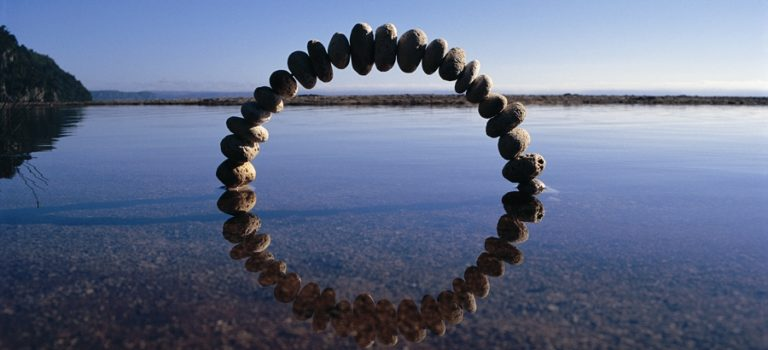
#> input picture 2-Resim_Yazdırma_Kaydetme/resim.jpg, 768 x 350 px
$ python 'resim_kaydetme_yazdırma.py'
#> lines starting #> are read from the running program, lines starting #| are printed output that depends on the picture
import cv2
import numpy as np

# author: @harunlakodla (Harun KURT)

#burada biz kendi local yerimizden yani kodun kayıtlı oldugu yerden
# resim okuma işlemi yapmaktayız
resim=cv2.imread('resim.jpg',#1. parametre olarak keni localdeki resmi
                 #mimizi yazıoyoruz
                 0)#burada ise 0-1 girmemizin sebebi ise rengimizi
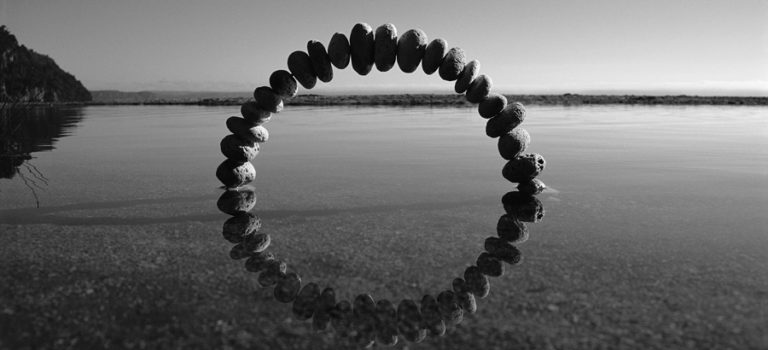
#> resim: shape (350, 768); min 0, max 255, mean 108.4
                  # gri veya kendi rengiini elde edebilmek için

#resmin yeni ismi ile kayıt edebilmek için
# imwrite yöntemi bulunmakta

cv2.imwrite('yeni_yerim.jpg',#burada biz yeni resim ismimizi giriyoruz
            resim)#ve burada isse hangi resmi kaydetmek istiyorsak onu kullanıyoruz

#resmimizi ekrkanda gösteriyoruz
cv2.imshow('Gri Resmimiz',resim)
#ve görüldüğü gibi remimiz gri olarak cıkıyor...

cv2.waitKey(0)
cv2.destroyAllWindows()
